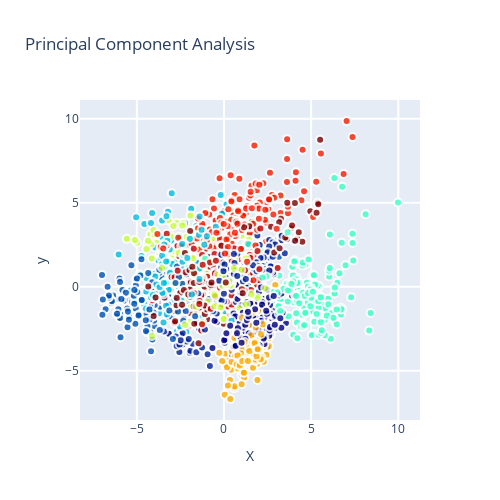

The cell this chart's notebook holds for it:
### Code cell
plot(X_reduced, y, "Principal Component Analysis")

### Figure 1 — Plotly figure (JSON) as saved in the notebook; plotly's stock layout.template omitted (floating-point values rounded to 4 significant figures; data arrays with more than 128 entries replaced by an {"elided": "..."} marker saying what was removed)
{"data": [{"marker": {"color": {"elided": "1797 int values"}, "colorscale": [[0, "rgb(0,0,131)"], [0.2, "rgb(0,60,170)"], [0.4, "rgb(5,255,255)"], [0.6, "rgb(255,255,0)"], [0.8, "rgb(250,0,0)"], [1, "rgb(128,0,0)"]], "line": {"color": "rgb(255, 255, 255)", "width": 2}, "opacity": 0.8, "showscale": false, "size": 8}, "mode": "markers", "showlegend": false, "text": {"elided": "1797 int values"}, "type": "scatter", "x": {"elided": "1797 float values"}, "y": {"elided": "1797 float values"}}], "layout": {"height": 500, "hovermode": "closest", "showlegend": true, "title": {"text": "Principal Component Analysis"}, "width": 500, "xaxis": {"autorange": true, "gridwidth": 2, "range": [-8.259, 11.24], "ticklen": 5, "title": {"text": "X"}, "type": "linear", "zeroline": false}, "yaxis": {"autorange": true, "gridwidth": 2, "range": [-7.925, 11.11], "ticklen": 5, "title": {"text": "y"}, "type": "linear"}}}
